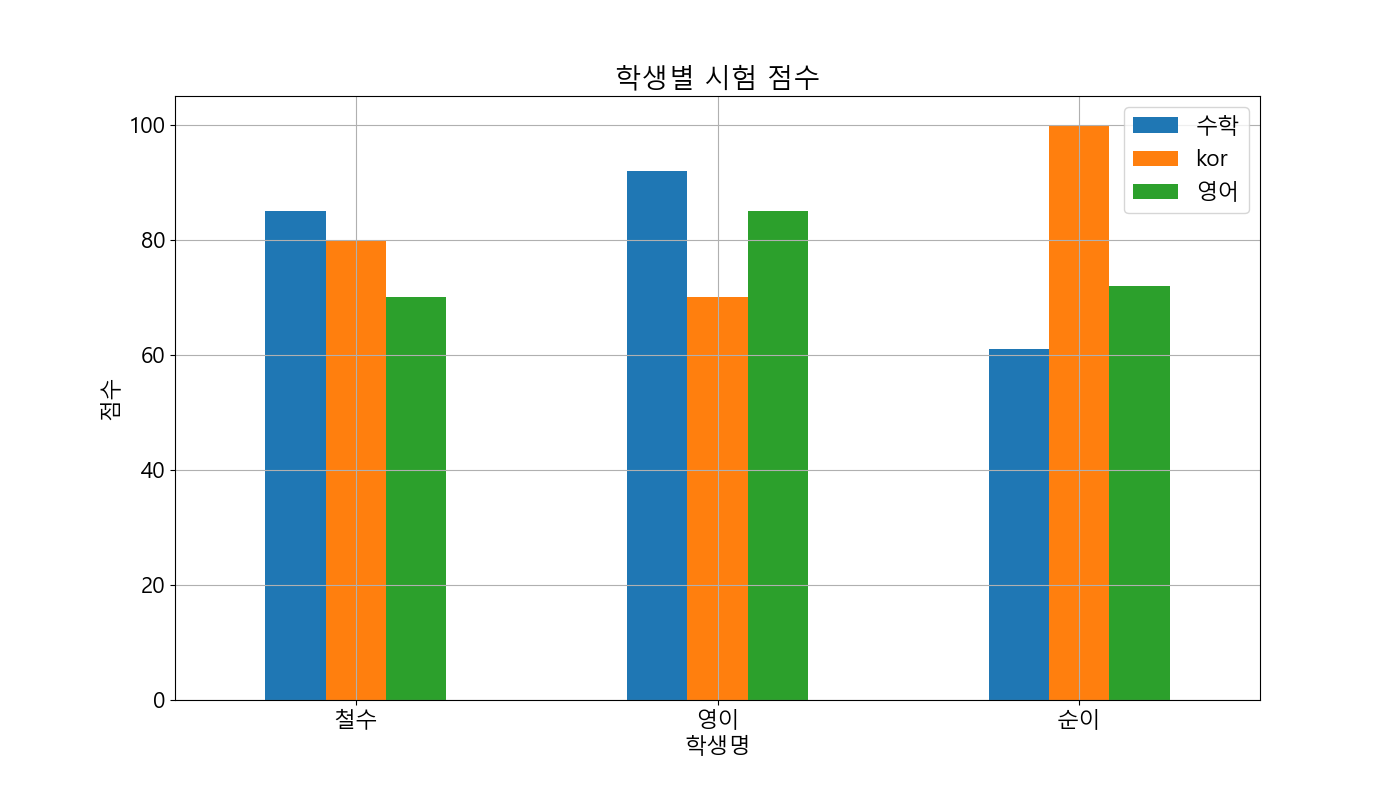

Python code for this plot:
import requests
import json
from pandas import DataFrame
from matplotlib import pyplot

json_list_url = 'http://192.168.0.96/student.json'

r = requests.get(json_list_url)

if r.status_code != 200:
    print('[%d Error] %s' %(r.status_code, r.reason))
    quit()
    
result = json.loads(r.text)
print(result)
print('-' * 30)

df = DataFrame(result['student'])
print(df)
print('-' * 30)

score_df = df.rename(index=df['name'],
                     columns={'eng':'영어', 'kro':'국어', 'math':'수학'})
print(score_df)
print('-' * 30)

# 그래프 기본설정
pyplot.rcParams['font.family']='Malgun Gothic'      # 한글 폰트 설
pyplot.rcParams['font.size']=16                   # 글자 크기 설정
pyplot.rcParams['figure.figsize']=(14,8)             # 그래프의 가로, 세로크기(inch)

score_df.plot.bar(rot=0)
pyplot.grid()
pyplot.title('학생별 시험 점수')
pyplot.xlabel('학생명')
pyplot.ylabel('점수')
pyplot.savefig('exam3.png', dpi=100) # 그래프 파일에 저장
pyplot.show()







